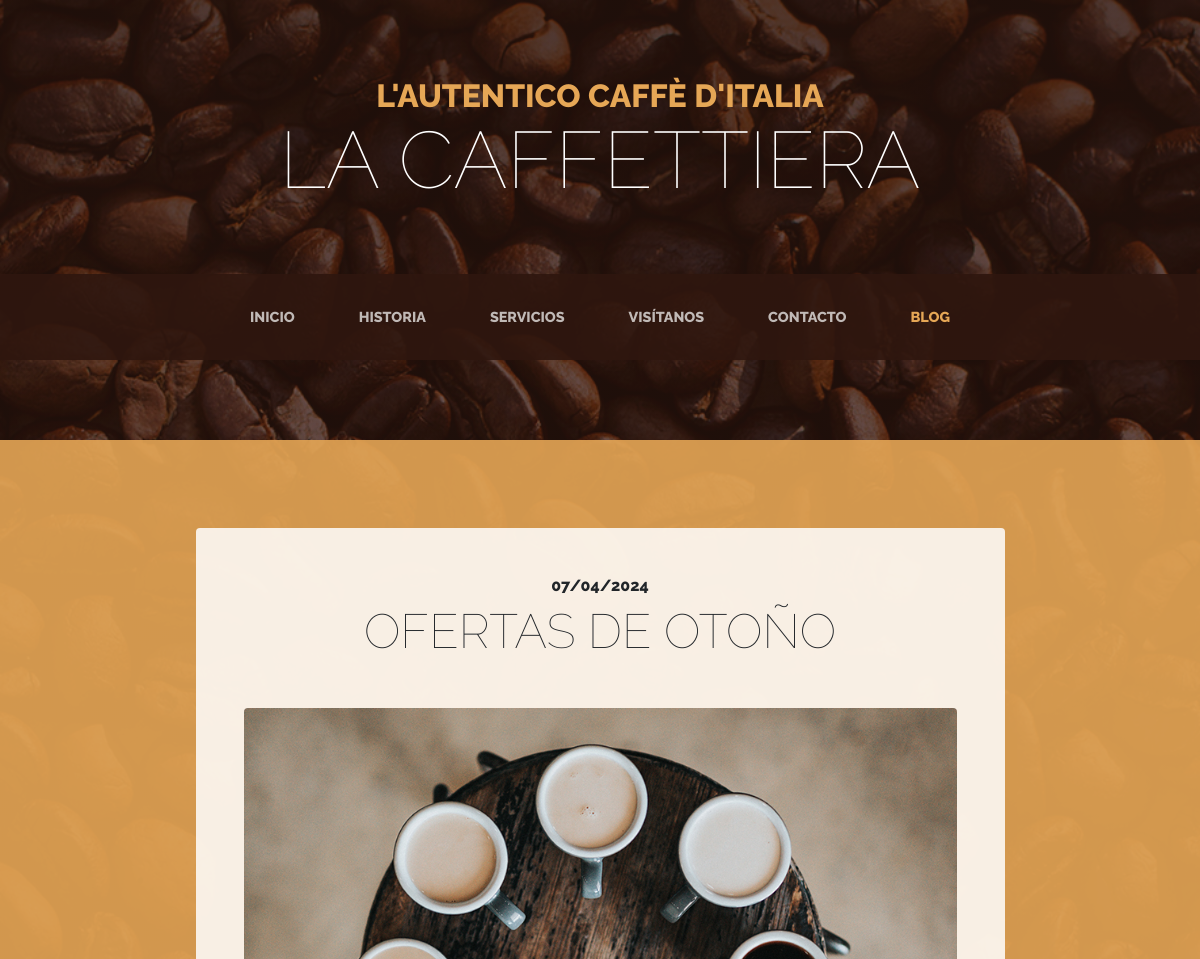
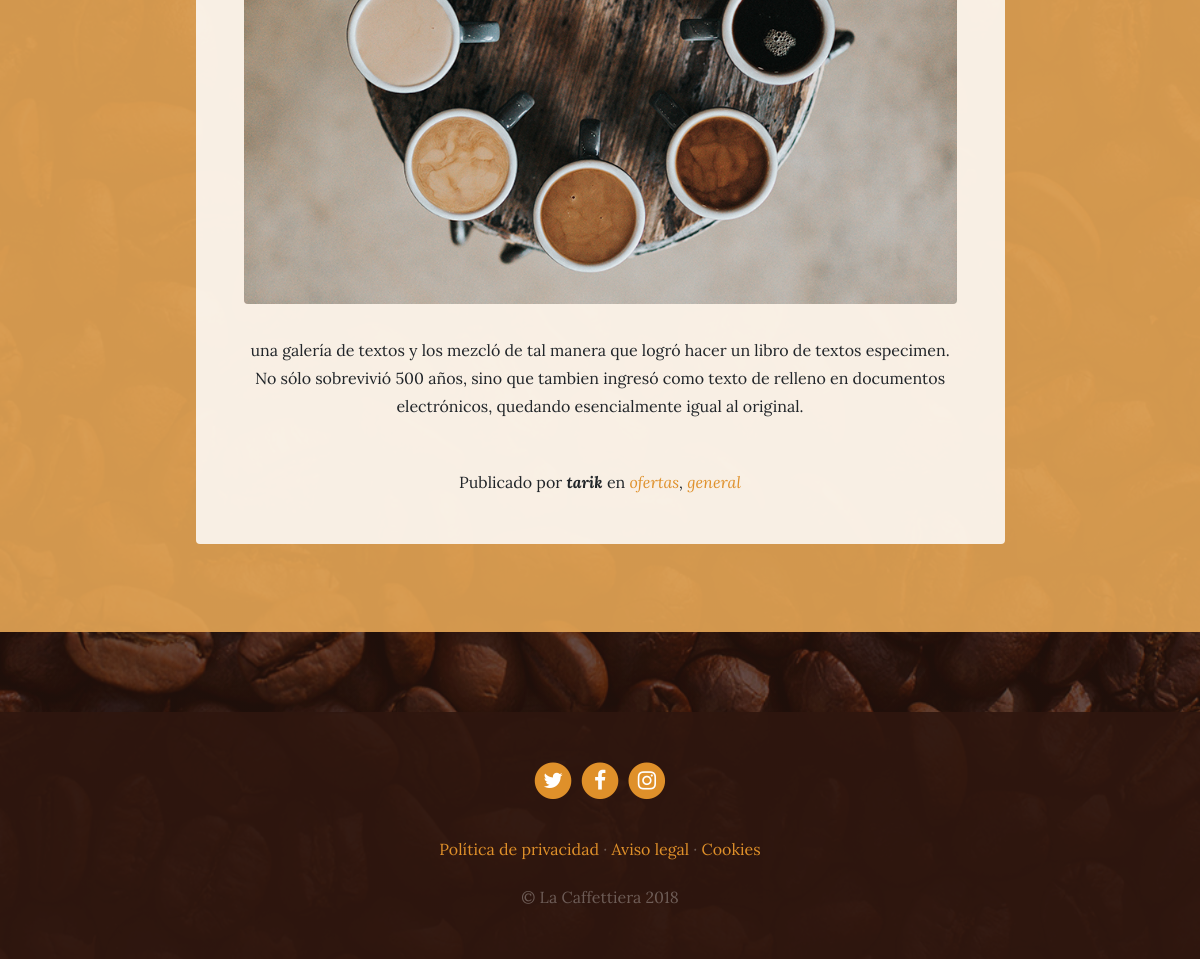
The app's page /blog/category/2/ with its own data (2 pictures, top to bottom).
### blog/models.py (models this page shows, shortened)
class Post(models.Model):
    title = models.CharField(max_length=200, verbose_name="titulo")
    content = models.TextField(verbose_name="contenido")  # Cambiado a TextField
    published =models.DateTimeField(verbose_name="Fecha de publicacion",default=now)
    image = models.ImageField(verbose_name="Imagen",upload_to="blog",null=True,blank=True)
    author = models.ForeignKey(User,verbose_name="Author",on_delete=models.CASCADE)
    categories = models.ManyToManyField(Category,verbose_name="Categorias",related_name="get_post")
    created = models.DateTimeField(auto_now_add=True, verbose_name="Fecha de creación")
    updated = models.DateTimeField(auto_now=True, verbose_name="Fecha de edición")
    class Meta:
        verbose_name = "entrada"
        verbose_name_plural = "entradas"
        ordering = ['-created']

class Category(models.Model):
    name = models.CharField(max_length=100, verbose_name="Nombre")
    created = models.DateTimeField(auto_now_add=True, verbose_name="Fecha de creación")
    updated = models.DateTimeField(auto_now=True, verbose_name="Fecha de edición")
    class Meta:
        verbose_name = "categoria"
        verbose_name_plural = "categorias"
        ordering = ['-created']

### blog/views.py (the view)
# urls.py: path('category/<int:category_id>/', views.category, name='category'),
def category(request, category_id):
    category_instance = get_object_or_404(Category, id=category_id)
    posts = Post.objects.filter(categories=category_instance)  # Usar 'categories'
    return render(request, 'blog/category.html', {'category': category_instance})

### social/processors.py (called while the page is built)
def ctx_dict(request):
    ctx = {}
    links = Link.objects.all()
    for link in links:
        ctx[link.key] = link.url
    return ctx

### blog/templates/blog/category.html (shortened to what this page needs)
{% extends 'core/base.html' %}
{% load static %}
{% block content %}
  {% for post in category.get_post.all%}
  <section class="page-section cta">
  <div class="container">
    <div class="row">
      <div class="col-xl-9 mx-auto">
        <div class="cta-innerv text-center rounded">
          <h2 class="section-heading mb-5">
            <span class="section-heading-upper">{{ post.published|date:"m/d/Y" }}</span>
            <span class="section-heading-lower">{{post.title}}</span>
          </h2>
          <p class="mb-0">
            <img class="mx-auto d-flex rounded img-fluid mb-3 mb-lg-0" src="{{post.image.url}}" alt="">
          </p>
          <p class="mb-0 mbt">
            {{post.content|linebreaks}}
          </p>
          <p class="mb-0 mbt">
            <span class="section-heading-under">Publicado por <em><b>{{post.author}}</b></em> en
              <em>
                {% for category in post.categories.all %}
                    <a href="{% url 'category' category.id %}" class="link">{{ category.name }}</a>{% if not forloop.last %},{% endif %}
                {% endfor %}
            </em>
          </p>
        </div>
      </div>
    </div>
  </div>
  </section>
  {% endfor %}
{% endblock %}

### core/static/core/css/business-casual.css (style rules this page uses)
body { font-family: 'Lora'; background: linear-gradient(rgba(47, 23, 15, 0.65), rgba(47, 23, 15, 0.65)), url("../img/bg.jpg"); background-attachment: fixed; background-position: center; background-size: cover; }
h1, h2, h3, h4, h5, h6 { font-family: 'Raleway'; }
p { line-height: 1.75; }
.page-section { margin-top: 5rem; margin-bottom: 5rem; }
.section-heading { text-transform: uppercase; }
.section-heading .section-heading-upper { display: block; font-size: 1rem; font-weight: 800; padding-bottom:.5rem; }
.section-heading .section-heading-lower { display: block; font-size: 3rem; font-weight: 100; }
.cta { padding-top: 5rem; padding-bottom: 5rem; background-color: rgba(230, 167, 86, 0.9); }
.cta .cta-innerv { position: relative; padding: 3rem; margin: 0.5rem; background-color: rgba(255, 255, 255, 0.85); }
.mbt { padding-top: 2rem; }
a.link { color: #df902a; }

### records on screen
Post: published "07/04/2024", title "OFERTAS DE OTOÑO", image (picture), content "una galería de textos y los mezcló de tal manera que logró hacer un libro de textos especimen. No sólo sobrevivió 500 años, sino que tambien ingresó como texto de relleno en documentos electrónicos, quedando esencialmente igual al original.", author "tarik"
Category: name "ofertas"
Category: name "general"
